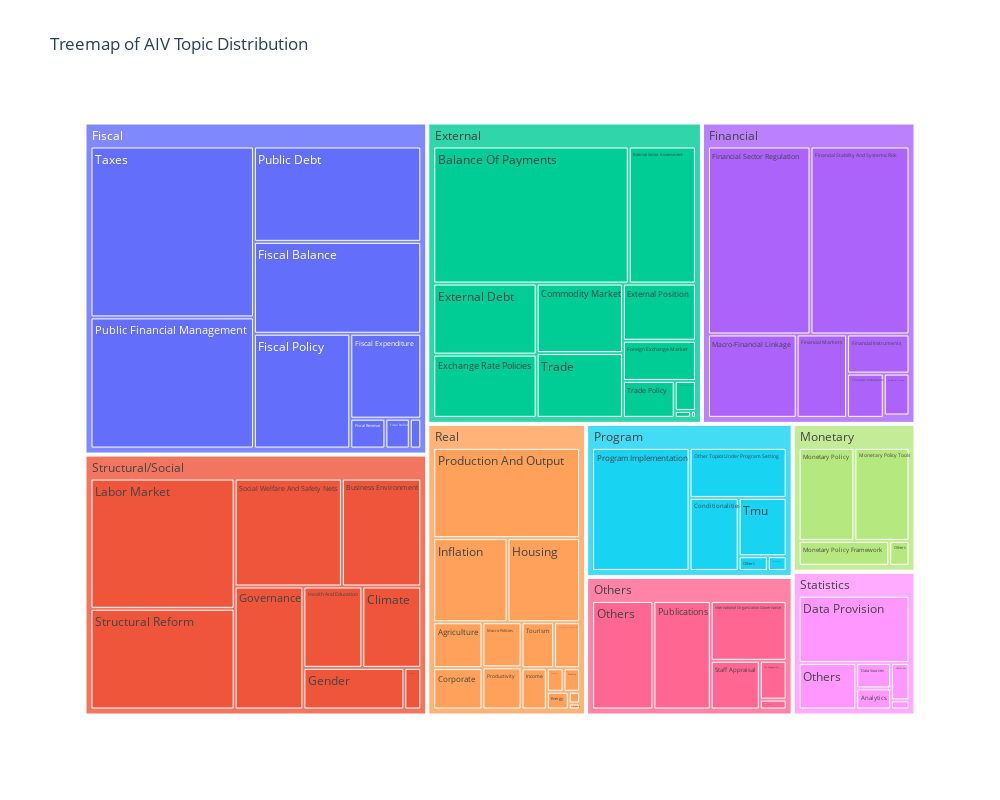

The notebook cell saved with this chart:
### Code cell
fig = treemap_by_topic(collapsed_df,title="Treemap of AIV Topic Distribution")
fig.write_image(os.path.join(chats_out_folder,"Treemap_AIV_Topic_Distribution.png"))
fig.write_html(os.path.join(chats_out_folder,"Treemap_AIV_Topic_Distribution.html"))
# Show the plot
fig.show()

### Figure 1 — Plotly figure (JSON) as saved in the notebook; plotly's stock layout.template omitted (floating-point values rounded to 4 significant figures)
{"data": [{"branchvalues": "total", "domain": {"x": [0, 1], "y": [0, 1]}, "hovertemplate": "labels=%{label}<br>total_count=%{value}<extra></extra>", "ids": ["Real/Agriculture", "Statistics/Analytics", "Others/Authorities' View", "External/Balance Of Payments", "Real/Business Cycle", "Structural/Social/Business Environment", "Structural/Social/Climate", "External/Commodity Market", "Program/Conditionalities", "Real/Corporate", "Statistics/Data Provision", "Statistics/Data Sources", "Statistics/Definations", "Structural/Social/Digital Money", "Real/Energy", "External/Exchange Rate Policies", "External/External Debt", "External/External Economic Environment", "External/External Position", "External/External Sector And Economic Growth", "External/External Sector Assessment", "Financial/Financial Crises", "Financial/Financial Institutions", "Financial/Financial Instruments", "Financial/Financial Markets", "Financial/Financial Sector Regulation", "Financial/Financial Stability And Systemic Risk", "Fiscal/Fiscal Balance", "Fiscal/Fiscal Deficit", "Fiscal/Fiscal Expenditure", "Fiscal/Fiscal Policy", "Fiscal/Fiscal Revenue", "Real/Fishing", "Statistics/Forecast", "External/Foreign Exchange Market", "Real/Forestry", "Structural/Social/Gender", "External/Global Economic Environment", "Structural/Social/Governance", "Structural/Social/Health And Education", "Real/Housing", "Others/Ifis Engagement", "Real/Income", "Real/Inflation", "Others/International Organization Governance", "Real/Investment And Capital Formation", "Structural/Social/Labor Market", "Real/Macro Policies", "Financial/Macro-Financial Linkage", "Real/Mining", "Monetary/Monetary Policy", "Monetary/Monetary Policy Framework", "Monetary/Monetary Policy Tools", "Program/Other Topics Under Program Setting", "Financial/Others", "Fiscal/Others", "Monetary/Others", "Others/Others", "Program/Others", "Statistics/Others", "Real/Production And Output", "Real/Productivity", "Program/Program Implementation", "Real/Projections", "Fiscal/Public Debt", "Fiscal/Public Financial Management", "Others/Publications", "Structural/Social/Social Welfare And Safety Nets", "Others/Staff Appraisal", "Program/Staff Appraisal", "Structural/Social/Structural Reform", "Fiscal/Taxes", "Program/Tmu", "Real/Tourism", "External/Trade", "External/Trade Policy", "External", "Financial", "Fiscal", "Monetary", "Others", "Program", "Real", "Statistics", "Structural/Social"], "labels": ["Agriculture", "Analytics", "Authorities' View", "Balance Of Payments", "Business Cycle", "Business Environment", "Climate", "Commodity Market", "Conditionalities", "Corporate", "Data Provision", "Data Sources", "Definations", "Digital Money", "Energy", "Exchange Rate Policies", "External Debt", "External Economic Environment", "External Position", "External Sector And Economic Growth", "External Sector Assessment", "Financial Crises", "Financial Institutions", "Financial Instruments", "Financial Markets", "Financial Sector Regulation", "Financial Stability And Systemic Risk", "Fiscal Balance", "Fiscal Deficit", "Fiscal Expenditure", "Fiscal Policy", "Fiscal Revenue", "Fishing", "Forecast", "Foreign Exchange Market", "Forestry", "Gender", "Global Economic Environment", "Governance", "Health And Education", "Housing", "Ifis Engagement", "Income", "Inflation", "International Organization Governance", "Investment And Capital Formation", "Labor Market", "Macro Policies", "Macro-Financial Linkage", "Mining", "Monetary Policy", "Monetary Policy Framework", "Monetary Policy Tools", "Other Topics Under Program Setting", "Others", "Others", "Others", "Others", "Others", "Others", "Production And Output", "Productivity", "Program Implementation", "Projections", "Public Debt", "Public Financial Management", "Publications", "Social Welfare And Safety Nets", "Staff Appraisal", "Staff Appraisal", "Structural Reform", "Taxes", "Tmu", "Tourism", "Trade", "Trade Policy", "External", "Financial", "Fiscal", "Monetary", "Others", "Program", "Real", "Statistics", "Structural/Social"], "name": "", "parents": ["Real", "Statistics", "Others", "External", "Real", "Structural/Social", "Structural/Social", "External", "Program", "Real", "Statistics", "Statistics", "Statistics", "Structural/Social", "Real", "External", "External", "External", "External", "External", "External", "Financial", "Financial", "Financial", "Financial", "Financial", "Financial", "Fiscal", "Fiscal", "Fiscal", "Fiscal", "Fiscal", "Real", "Statistics", "External", "Real", "Structural/Social", "External", "Structural/Social", "Structural/Social", "Real", "Others", "Real", "Real", "Others", "Real", "Structural/Social", "Real", "Financial", "Real", "Monetary", "Monetary", "Monetary", "Program", "Financial", "Fiscal", "Monetary", "Others", "Program", "Statistics", "Real", "Real", "Program", "Real", "Fiscal", "Fiscal", "Others", "Structural/Social", "Others", "Program", "Structural/Social", "Fiscal", "Program", "Real", "External", "External", "", "", "", "", "", "", "", "", ""], "type": "treemap", "values": [1423, 539, 188, 16288, 248, 5251, 2939, 3648, 2479, 1286, 5469, 645, 504, 433, 245, 3972, 4464, 386, 2537, 68, 5593, 664, 1000, 1505, 2589, 11876, 11463, 9171, 435, 3596, 6600, 626, 42, 125, 1783, 246, 2577, 21, 5182, 2940, 3853, 740, 658, 3940, 3221, 756, 11505, 1113, 4558, 85, 3773, 1640, 3730, 3361, 37, 205, 366, 4717, 297, 1961, 8368, 1040, 8289, 1, 9517, 12784, 4419, 7095, 1695, 192, 8898, 16654, 1933, 946, 3396, 1163, 43319, 33692, 59588, 9509, 14980, 16551, 24250, 9243, 46820]}], "layout": {"height": 800, "legend": {"tracegroupgap": 0}, "title": {"text": "Treemap of AIV Topic Distribution"}, "width": 1000}}
